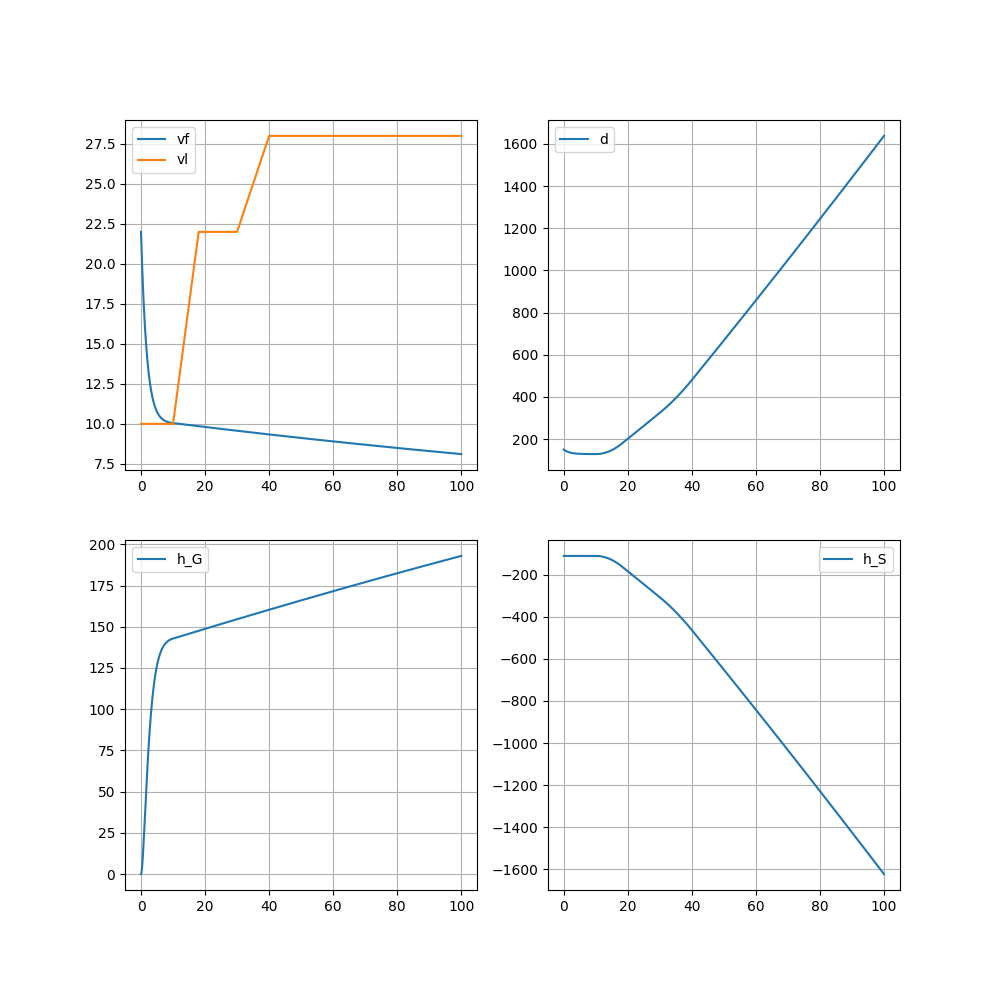

Reproduce this figure in Python.
import numpy as np
from scipy.integrate import solve_ivp
import qpsolvers
import matplotlib.pyplot as plt
import math

f0 = 0.1
f1 = 5
f2 = 0.05
ag = 9.81
M = 1650

# desired
tau_d = 1.8
v_d = 22

# controller
Tud = 10
mu = 5
alpha1 = (mu*math.pi)/(2*Tud)
alpha2 = (mu*math.pi)/(2*Tud)
gamma1 = 1 + 1/mu
gamma2 = 1 - 1/mu

def get_h_G(x):
    return (x[0] - v_d)**2
def get_dhdx_G(x):
    return np.array([2*(x[0]-v_d), 0, 0])

def get_h_S(x):
    return (tau_d*x[0] - x[2])
def get_dhdx_S(x):
    return np.array([tau_d, 0, -1])

def get_Fr(x):
    vf = x[0]
    return f0 + f1*vf + f2*(vf**2)

def dx(t,x):
    vf = x[0]
    vl = x[1]

    if t < 10:
        aL = 0
    elif t>=10 and t<18:
        aL = (22-10)/(18-10)
    elif t>=18 and t<30:
        aL = 0
    elif t>=30 and t<40:
        aL = (28-22)/(40-30)
    elif t>=40:
        aL = 0
    # aL = -al*ag

    fx = np.array([-get_Fr(x)/M, aL, vl-vf])
    gx = np.array([1/M, 0., 0.])
    # u = 0.0

    ## QP setup
    H = np.array([[1,0,0],
                  [0,1e5,0],
                  [0,0,1e5]])
    F = np.array([0,1e5,0])
    A_ineq_G = np.block([[get_dhdx_G(x)@gx, -get_h_G(x), 0]])
    # A_ineq_G = np.block([[get_dhdx_G(x)@gx, 0, 0]])
    ub_ineq_G = np.array([-get_dhdx_G(x)@fx - alpha1*max(0,get_h_G(x))**gamma1 - alpha2*max(0,get_h_G(x))**gamma2])
    
    # A_ineq_S = np.block([[-get_dhdx_S(x)@gx - get_h_S(x), 0, get_h_S(x)]])
    A_ineq_S = np.block([[get_dhdx_S(x)@gx, 0, 0]])
    ub_ineq_S = np.array([-get_dhdx_S(x)@fx])
    
    use_G = True
    use_S = True
    if use_S and use_G:
        A_ineq = np.vstack((A_ineq_G,A_ineq_S))
        ub_ineq = np.vstack((ub_ineq_G,ub_ineq_S))
    elif use_S and not use_G:
        A_ineq = A_ineq_S
        ub_ineq = ub_ineq_S
    elif not use_S and use_G:
        A_ineq = A_ineq_G
        ub_ineq = ub_ineq_G


    # u = solve_qp(H,F,A_ineq,ub_ineq,lb=-umax,ub=umax,solver='gurobi')
    # u = solve_qp(H,F,A_ineq_G,ub_ineq_G,lb=-umax,ub=umax,solver='gurobi')
    # u = solve_qp(H,F,A_ineq_S,ub_ineq_S,lb=-umax,ub=umax,solver='gurobi')
    umin = np.array([-0.25*M*ag,0,0])
    umax = np.array([ 0.25*M*ag,1e10,1e10])

    u = qpsolvers.solve_qp(H,F,A_ineq,ub_ineq,solver='gurobi',verbose=False)
    # u = qpsolvers.solve_qp(H,F,A_ineq,ub_ineq,solver='quadprog',verbose=True)
    # u = qpsolvers.solve_qp(np.eye(3),np.zeros((3,1)),G=A_ineq,h=ub_ineq,solver='cvxopt',verbose=True)
    if u is None:
        print("QP failed, solution is None")
        print(qpsolvers.available_solvers)
        u = np.zeros((3,))

    print("A_ineq: ", A_ineq)
    print("ub_ineq: ", ub_ineq)
    print("u: ", u)

    return fx + gx*u[0]

if __name__ == "__main__":
    x0 = np.array([22, 10, 150])

    trange = [0, 100]
    sol = solve_ivp(dx,trange,x0,max_step=0.1)

    fig, axs = plt.subplots(2,2,figsize=(10,10))
    axs = axs.ravel()
    axs[0].plot(sol.t,sol.y[0,:])
    axs[0].plot(sol.t,sol.y[1,:])
    axs[0].grid(True)
    axs[0].legend(['vf','vl'])

    axs[1].plot(sol.t,sol.y[2,:])
    axs[1].grid(True)
    axs[1].legend(['d'])

    h_G = []
    h_S = []
    for i in range(0,len(sol.t)):
        h_G = np.append(h_G,get_h_G(sol.y[:,i]))
        h_S = np.append(h_S,get_h_S(sol.y[:,i]))

    axs[2].plot(sol.t,h_G)
    axs[2].grid(True)
    axs[2].legend(['h_G'])

    axs[3].plot(sol.t,h_S)
    axs[3].grid(True)
    axs[3].legend(['h_S'])

    plt.savefig("fluff/FxT_cruise_control.png")

